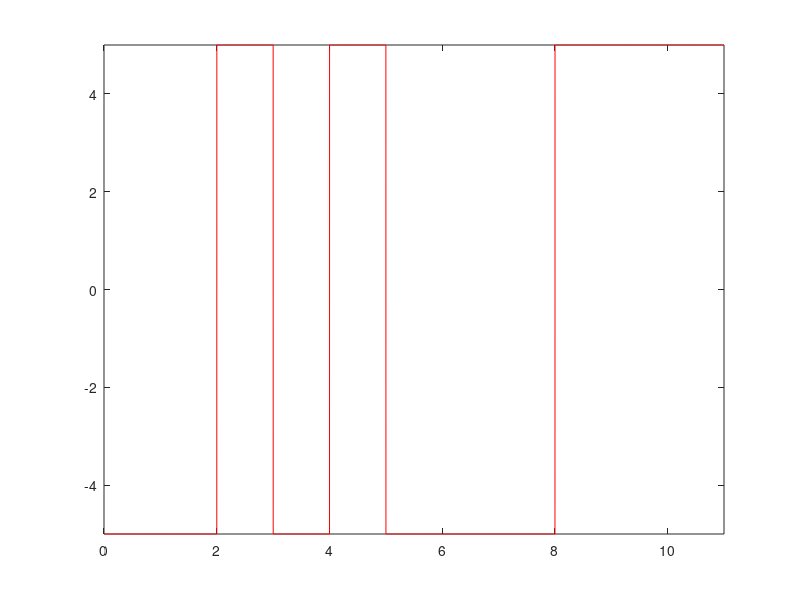

MATLAB code to generate this figure:
n=[1,1,0,1,0,1,1,1,0,0,0];
promt=('enter the value: ');
x=input(promt);
for i=1:length(n)
  if n(i)==1
    nn(i)=-x;
 else
    nn(i)=x;
  end
end

i=1;
t=0:0.001:length(n);

for j=1:length(t)
  if t(j)<=i
    y(j)=nn(i);
  else
    y(j)=nn(i);
    i=i+1;
  end
end
plot(t,y,'r');
axis([0 length(n) -5 5]);

i=1;
for j=1:length(t)
    if t(j)>i
        if y(j)==-x
            ans(i)=1
            i=i+1;
        else
            ans(i) = 0
            i=i+1;
        end
    end
end
            
